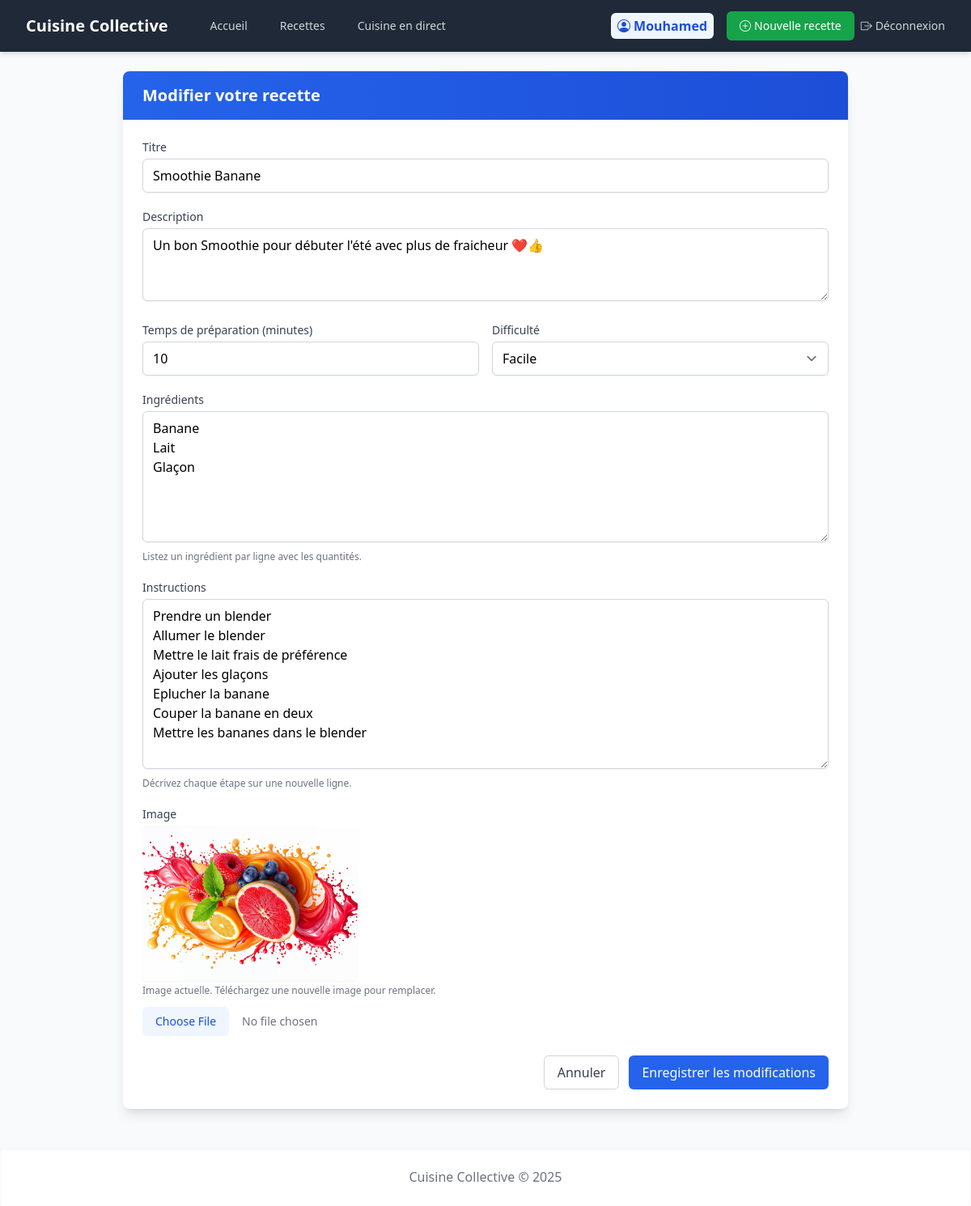
Screenshot of /recipe/1/edit (signed in) with the database file from the repository.
### models/user.py (models this page shows, shortened)
class User(UserMixin, db.Model):
    id = db.Column(db.Integer, primary_key=True)
    username = db.Column(db.String(64), unique=True, index=True)
    email = db.Column(db.String(120), unique=True, index=True)
    password_hash = db.Column(db.String(128))
    recipes = db.relationship('Recipe', backref='author', lazy='dynamic', foreign_keys='Recipe.user_id')
    cooking_now = db.Column(db.Integer, db.ForeignKey('recipe.id'), nullable=True)
    date_joined = db.Column(db.DateTime, default=datetime.utcnow)

### models/recipe.py (models this page shows, shortened)
class Recipe(db.Model):
    id = db.Column(db.Integer, primary_key=True)
    title = db.Column(db.String(100), nullable=False)
    description = db.Column(db.Text)
    ingredients = db.Column(db.Text, nullable=False)
    instructions = db.Column(db.Text, nullable=False)
    cooking_time = db.Column(db.Integer)  # en minutes
    difficulty = db.Column(db.String(20))
    image_url = db.Column(db.String(200))
    date_posted = db.Column(db.DateTime, default=datetime.utcnow)
    user_id = db.Column(db.Integer, db.ForeignKey('user.id'), nullable=False)
    ratings = db.relationship('Rating', backref='recipe', lazy='dynamic')
    cooked_by = db.relationship('User', backref='cooking',
                            foreign_keys='User.cooking_now',
                            uselist=False)

### routes/recipe_routes.py (the view, shortened to what this page needs)
    @app.route('/recipe/<int:recipe_id>/edit', methods=['GET', 'POST'])
    @login_required
    def recipe_edit(recipe_id):
        recipe = get_recipe_by_id(recipe_id)
        if recipe.user_id != current_user.id:
            flash("Vous n'êtes pas autorisé à modifier cette recette.", 'danger')
            return redirect(url_for('recipe_detail', recipe_id=recipe_id))
        return render_template('recipes/edit.html', recipe=recipe, title=f'Modifier: {recipe.title}')

### app.py (called while the page is built)
def create_app():
    app = Flask(__name__)
    app.config.from_object(Config)
    db.init_app(app)
    login_manager.init_app(app)
    login_manager.login_view = 'login'
    socketio.init_app(app)
    migrate.init_app(app, db)
    @app.context_processor
    def utility_processor():
        return {
            'now': datetime.utcnow
        }
    with app.app_context():
        from routes.auth_routes import register_auth_routes
        from routes.recipe_routes import register_recipe_routes
        from routes.live_routes import register_live_routes
        register_auth_routes(app)
        register_recipe_routes(app)
        register_live_routes(app)
    return app

### models/user.py (called while the page is built)
@login_manager.user_loader
def load_user(id):
    return User.query.get(int(id))

### services/recipe_service.py (called while the page is built)
def get_recipe_by_id(recipe_id):
    return Recipe.query.get_or_404(recipe_id)

### templates/recipes/edit.html (shortened to what this page needs)
{% extends 'base.html' %}
{% block content %}
<div class="max-w-4xl mx-auto">
    <div class="bg-white rounded-lg shadow-lg overflow-hidden">
        <div class="bg-gradient-to-r from-blue-600 to-blue-700 px-6 py-4">
            <h3 class="text-xl font-bold text-white">Modifier votre recette</h3>
        </div>
        <div class="p-6">
            <form method="POST" action="{{ url_for('recipe_edit', recipe_id=recipe.id) }}" enctype="multipart/form-data">
                <div class="mb-5">
                    <label for="title" class="block text-sm font-medium text-gray-700 mb-1">Titre</label>
                    <input type="text"
                        class="w-full rounded-md border-gray-300 shadow-sm focus:border-blue-500 focus:ring focus:ring-blue-500 focus:ring-opacity-50"
                        id="title" name="title" value="{{ recipe.title }}" required>
                </div>
                <div class="mb-5">
                    <label for="description" class="block text-sm font-medium text-gray-700 mb-1">Description</label>
                    <textarea class="w-full rounded-md border-gray-300 shadow-sm focus:border-blue-500 focus:ring focus:ring-blue-500 focus:ring-opacity-50"
                            id="description" name="description" rows="3" required>{{ recipe.description }}</textarea>
                </div>
                <div class="grid grid-cols-1 md:grid-cols-2 gap-4 mb-5">
                    <div>
                        <label for="cooking_time" class="block text-sm font-medium text-gray-700 mb-1">Temps de préparation (minutes)</label>
                        <input type="number"
                               class="w-full rounded-md border-gray-300 shadow-sm focus:border-blue-500 focus:ring focus:ring-blue-500 focus:ring-opacity-50"
                               id="cooking_time" name="cooking_time" min="1" value="{{ recipe.cooking_time }}" required>
                    </div>
                    <div>
                        <label for="difficulty" class="block text-sm font-medium text-gray-700 mb-1">Difficulté</label>
                        <select class="w-full rounded-md border-gray-300 shadow-sm focus:border-blue-500 focus:ring focus:ring-blue-500 focus:ring-opacity-50"
                                id="difficulty" name="difficulty" required>
                            <option value="Facile" {% if recipe.difficulty == 'Facile' %}selected{% endif %}>Facile</option>
                        </select>
                    </div>
                </div>
                <div class="mb-5">
                    <label for="ingredients" class="block text-sm font-medium text-gray-700 mb-1">Ingrédients</label>
                    <textarea class="w-full rounded-md border-gray-300 shadow-sm focus:border-blue-500 focus:ring focus:ring-blue-500 focus:ring-opacity-50"
                              id="ingredients" name="ingredients" rows="6"
                              placeholder="Listez vos ingrédients (un par ligne)" required>{{ recipe.ingredients }}</textarea>
                    <p class="mt-1 text-xs text-gray-500">Listez un ingrédient par ligne avec les quantités.</p>
                </div>
                <div class="mb-5">
                    <label for="instructions" class="block text-sm font-medium text-gray-700 mb-1">Instructions</label>
                    <textarea class="w-full rounded-md border-gray-300 shadow-sm focus:border-blue-500 focus:ring focus:ring-blue-500 focus:ring-opacity-50"
                              id="instructions" name="instructions" rows="8"
                              placeholder="Décrivez les étapes (une par ligne)" required>{{ recipe.instructions }}</textarea>
                    <p class="mt-1 text-xs text-gray-500">Décrivez chaque étape sur une nouvelle ligne.</p>
                </div>
                <div class="mb-6">
                    <label for="image" class="block text-sm font-medium text-gray-700 mb-1">Image</label>
                    {% if recipe.image_url %}
                        <div class="mb-3">
                            <img src="{{ url_for('static', filename=recipe.image_url) }}"
                                 alt="{{ recipe.title }}"
                                 class="h-48 object-cover rounded-md shadow-sm">
                            <p class="mt-1 text-xs text-gray-500">Image actuelle. Téléchargez une nouvelle image pour remplacer.</p>
                        </div>
                    {% endif %}
                    <input type="file"
                           id="image" name="image" accept="image/*"
                           class="w-full text-sm text-gray-500 file:mr-4 file:py-2 file:px-4 file:rounded-md file:border-0 file:text-sm file:font-medium file:bg-blue-50 file:text-blue-700 hover:file:bg-blue-100">
                </div>
                <div class="flex justify-end space-x-3">
                    <a href="{{ url_for('recipe_detail', recipe_id=recipe.id) }}"
                       class="px-4 py-2 border border-gray-300 rounded-md text-gray-700 bg-white hover:bg-gray-50 focus:outline-none focus:ring-2 focus:ring-offset-2 focus:ring-blue-500 transition-colors">
                        Annuler
                    </a>
                    <button type="submit"
                            class="px-4 py-2 bg-blue-600 text-white rounded-md hover:bg-blue-700 focus:outline-none focus:ring-2 focus:ring-offset-2 focus:ring-blue-500 transition-colors">
                        Enregistrer les modifications
                    </button>
                </div>
            </form>
        </div>
    </div>
</div>
{% endblock %}

### templates/base.html (shortened to what this page needs)
<!DOCTYPE html>
<html lang="fr">
<head>
    <link rel="stylesheet" href="https://cdn.jsdelivr.net/npm/bootstrap-icons@1.11.0/font/bootstrap-icons.css">
    <link rel="stylesheet" href="{{ url_for('static', filename='css/output.css') }}">
</head>
<body class="bg-gray-50">
    <nav class="bg-gray-800 shadow-md mb-6">
        <div class="max-w-7xl mx-auto px-4 sm:px-6 lg:px-8">
            <div class="flex items-center justify-between h-16">
                <div class="flex items-center">
                    <a href="{{ url_for('home') }}" class="text-white font-bold text-xl">Cuisine Collective</a>
                    <div class="hidden md:block ml-10">
                        <div class="flex items-baseline space-x-4">
                            <a href="{{ url_for('home') }}" class="text-gray-300 hover:bg-gray-700 hover:text-white px-3 py-2 rounded-md text-sm font-medium">Accueil</a>
                            <a href="{{ url_for('recipes_list') }}" class="text-gray-300 hover:bg-gray-700 hover:text-white px-3 py-2 rounded-md text-sm font-medium">Recettes</a>
                            <a href="{{ url_for('live_cooking') }}" class="text-gray-300 hover:bg-gray-700 hover:text-white px-3 py-2 rounded-md text-sm font-medium">Cuisine en direct</a>
                        </div>
                    </div>
                </div>
                <div class="flex items-center">
                    {% if current_user.is_authenticated %}
                        <span class="user-badge mr-4">
                            <i class="bi bi-person-circle mr-1"></i>
                            <span class="font-semibold capitalize">{{ current_user.username }}</span>
                        </span>
                        <a href="{{ url_for('recipe_create') }}" class="btn btn-success mr-2 text-sm">
                            <i class="bi bi-plus-circle mr-1"></i>Nouvelle recette
                        </a>
                        <a href="{{ url_for('logout_route') }}" class="text-gray-300 hover:text-white text-sm">
                            <i class="bi bi-box-arrow-right mr-1"></i>Déconnexion
                        </a>
                    {% endif %}
                </div>
            </div>
        </div>
    </nav>
    <div class="max-w-7xl mx-auto px-4 sm:px-6 lg:px-8">
        {% block content %}{% endblock %}
    </div>
    <footer class="py-6 mt-12 bg-white shadow-inner">
        <div class="max-w-7xl mx-auto px-4 sm:px-6 lg:px-8 text-center text-gray-500">
            <p>Cuisine Collective © {{ now().year }}</p>
        </div>
    </footer>
</body>
</html>

### rows the page displays
User: username "Mouhamed"
Recipe: title "Smoothie Banane", description "Un bon Smoothie pour débuter l'été avec plus de fraicheur ❤️👍", cooking_time "10", difficulty "Facile", ingredients "Banane Lait Glaçon", instructions "Prendre un blender Allumer le blender Mettre le lait frais de préférence Ajouter les glaçons Eplucher la banane Couper la banane en deux Mettre les bananes dans le blender", image_url (picture)
